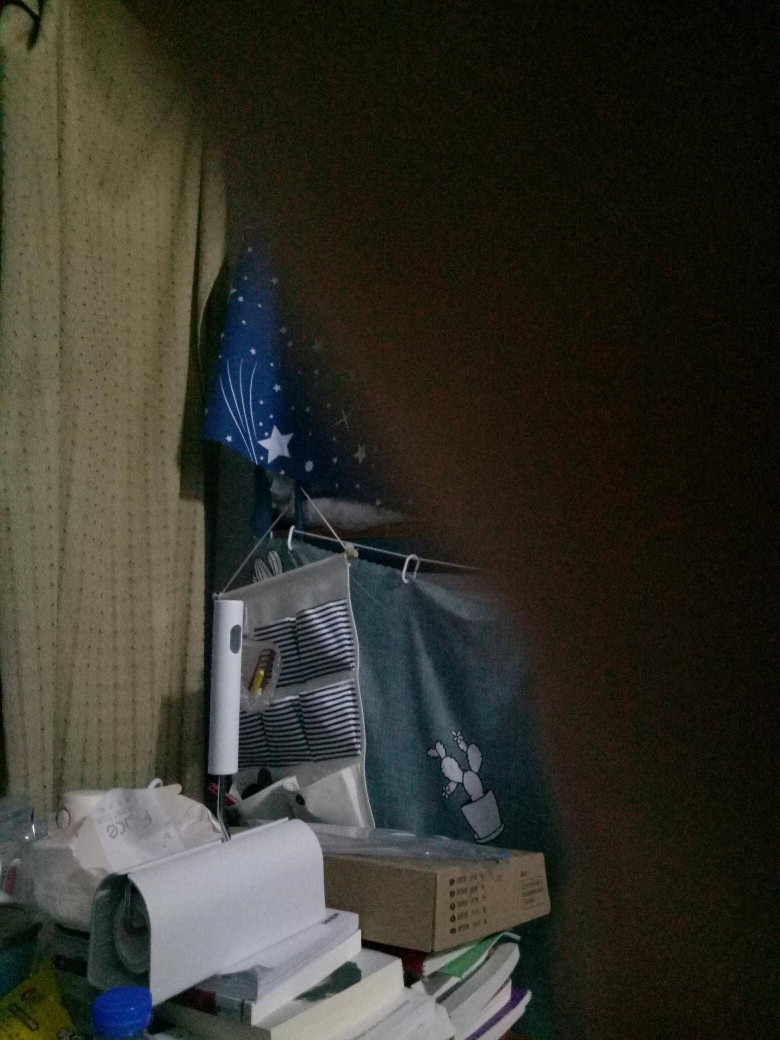
#> input picture 0-demo_images/poisson_src.png, 1560 x 2080 px (shown at 1/2 size)
$ python poisson_image_editing.py
#> lines starting #> are read from the running program, lines starting #| are printed output that depends on the picture; after the words box and inside, x2 and y2 are one past the last pixel; in counts of white or black regions, pixels touching at a corner belong together
"""Poisson image editing.

"""
import numpy as np
import cv2
import scipy.sparse
from scipy.sparse.linalg import spsolve
import sys
sys.path.append('../')


def laplacian_matrix(n, m):
    """Generate the Poisson matrix.

    Refer to:
    https://en.wikipedia.org/wiki/Discrete_Poisson_equation

    Note: it's the transpose of the wiki's matrix
    """
    mat_D = scipy.sparse.lil_matrix((m, m))  # 构建稀疏矩阵
    mat_D.setdiag(-1, -1)                    # 构建拉普拉斯矩阵
    mat_D.setdiag(4)
    mat_D.setdiag(-1, 1)

    mat_A = scipy.sparse.block_diag([mat_D] * n).tolil()  # 构建稀疏矩阵块

    mat_A.setdiag(-1, 1*m)
    mat_A.setdiag(-1, -1*m)

    return mat_A


def poisson_core(source, target, mask, offset):
    """
    The poisson blending function.
    Refer to:
    Perez et. al., "Poisson Image Editing", 2003.
    """
    # Assume:
    # target is not smaller than source.
    # shape of mask is same as shape of target.
    source, target, mask = source.copy(), target.copy(), mask.copy()
    y_max, x_max = target.shape[:-1]
    y_min, x_min = 0, 0

    x_range = x_max - x_min
    y_range = y_max - y_min

    M = np.float32([[1, 0, offset[0]], [0, 1, offset[1]]])
    source = cv2.warpAffine(source, M, (x_range, y_range))

    mask = mask[y_min:y_max, x_min:x_max]
    mask[mask != 0] = 1
    # mask = cv2.threshold(mask, 127, 1, cv2.THRESH_BINARY)

    mat_A = laplacian_matrix(y_range, x_range)

    # for \Delta g
    laplacian = mat_A.tocsc()

    # set the region outside the mask to identity
    for y in range(1, y_range - 1):
        for x in range(1, x_range - 1):
            if mask[y, x] == 0:
                k = x + y * x_range
                mat_A[k, k] = 1
                mat_A[k, k + 1] = 0
                mat_A[k, k - 1] = 0
                mat_A[k, k + x_range] = 0
                mat_A[k, k - x_range] = 0

    # corners
    # mask[0, 0]
    # mask[0, y_range-1]
    # mask[x_range-1, 0]
    # mask[x_range-1, y_range-1]

    mat_A = mat_A.tocsc()

    mask_flat = mask.flatten()
    for channel in range(source.shape[2]):
        source_flat = source[y_min:y_max, x_min:x_max, channel].flatten()
        target_flat = target[y_min:y_max, x_min:x_max, channel].flatten()

        #concat = source_flat*mask_flat + target_flat*(1-mask_flat)

        # inside the mask:
        # \Delta f = div v = \Delta g
        alpha = 1
        mat_b = laplacian.dot(source_flat)*alpha

        # outside the mask:
        # f = t
        mat_b[mask_flat==0] = target_flat[mask_flat==0]

        x = spsolve(mat_A, mat_b)
        #print(x.shape)
        x = x.reshape((y_range, x_range))
        #print(x.shape)
        x[x > 255] = 255
        x[x < 0] = 0
        x = x.astype('uint8')
        # x = cv2.normalize(x, alpha=0, beta=255, norm_type=cv2.NORM_MINMAX)
        # print(x.shape)

        target[y_min:y_max, x_min:x_max, channel] = x

    return target


def poisson_edit(source, mask, target):
    h, w = target.shape[0], target.shape[1]
    source = cv2.resize(source, (w, h))
    mask = cv2.resize(mask, (w, h))
    _, mask = cv2.threshold(mask, 127, 255, 0)
    offset = (0, 0)
    result = poisson_core(source, target, mask, offset)
    return result


def test():
    dst_path = '../0-demo_images/poisson_dst.jpg'
    mask_path = '../0-demo_images/poisson_mask.png'
    src_path = '../0-demo_images/poisson_src.png'
    source = cv2.imread(src_path)
#> source is the input picture: shape (2080, 1560, 3); mean B, G, R 42.7, 51.3, 52.3
    target = cv2.imread(dst_path)
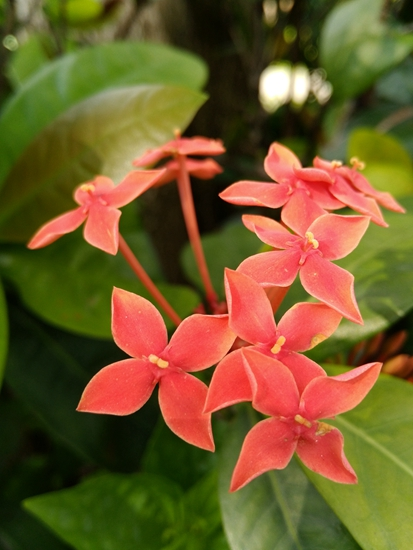
#> input picture 0-demo_images/poisson_dst.jpg, 413 x 550 px
#> target is the input picture: shape (550, 413, 3); mean B, G, R 42.9, 89.5, 114.5
    mask = cv2.imread(mask_path, cv2.IMREAD_GRAYSCALE)
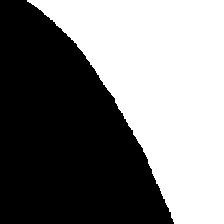
#> input picture 0-demo_images/poisson_mask.png, 224 x 224 px
#> mask: shape (224, 224); 48.5% white; 1 white region, box (x1, y1, x2, y2) and area: (27, 0, 224, 224) 24321
    result = poisson_edit(source, mask, target)
#> in poisson_edit, `_, mask = cv2.threshold(mask, 127, 255, 0)`:
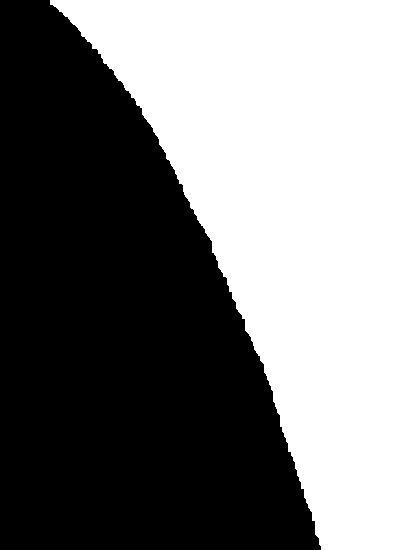
#> mask: shape (550, 413); 48.5% white; 1 white region, box (x1, y1, x2, y2) and area: (50, 0, 413, 550) 110095
#> the loop in poisson_core, `for channel in range(source.shape[2]):` made 3 passes
#> pass 1, in poisson_core, `x = x.reshape((y_range, x_range))`:
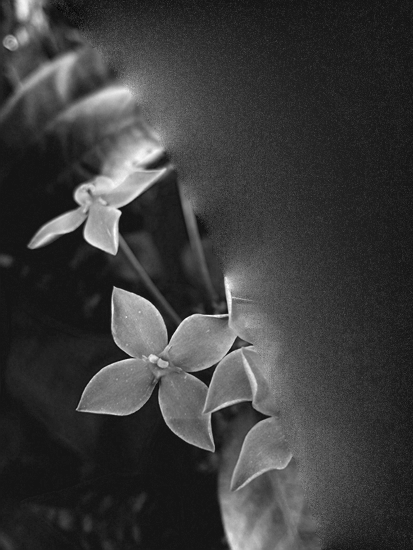
#> x: shape (550, 413) float64; min -14.35, max 161, mean 27.3; drawn with min black and max white
#> pass 1, in poisson_core, `x = x.astype('uint8')`:
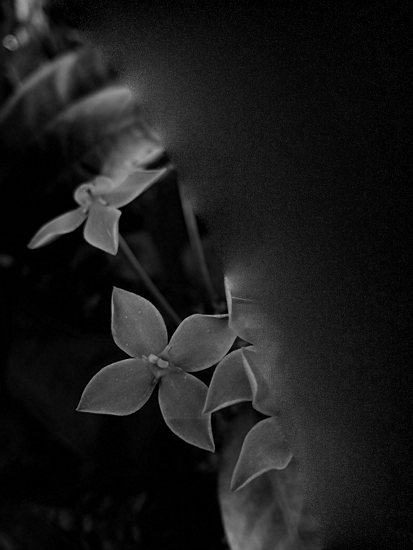
#> x: shape (550, 413); min 0, max 161, mean 27.1
#> after the loop in poisson_core, `for channel in range(source.shape[2]):`:
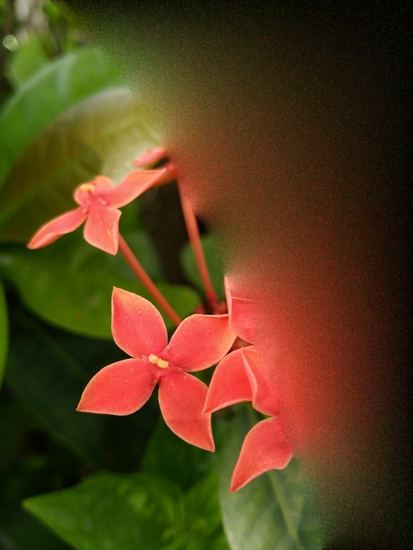
#> target: shape (550, 413, 3); mean B, G, R 27.1, 61.4, 85.8
#> after the loop in poisson_core, `for channel in range(source.shape[2]):`:
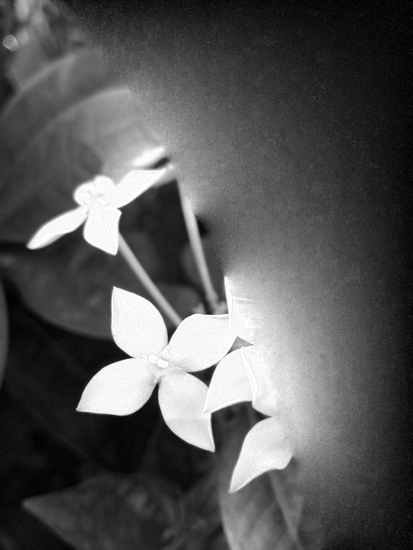
#> x: shape (550, 413); min 0, max 255, mean 85.8
    cv2.imshow("", result)
    cv2.waitKey()


if __name__ == '__main__':
    test()
